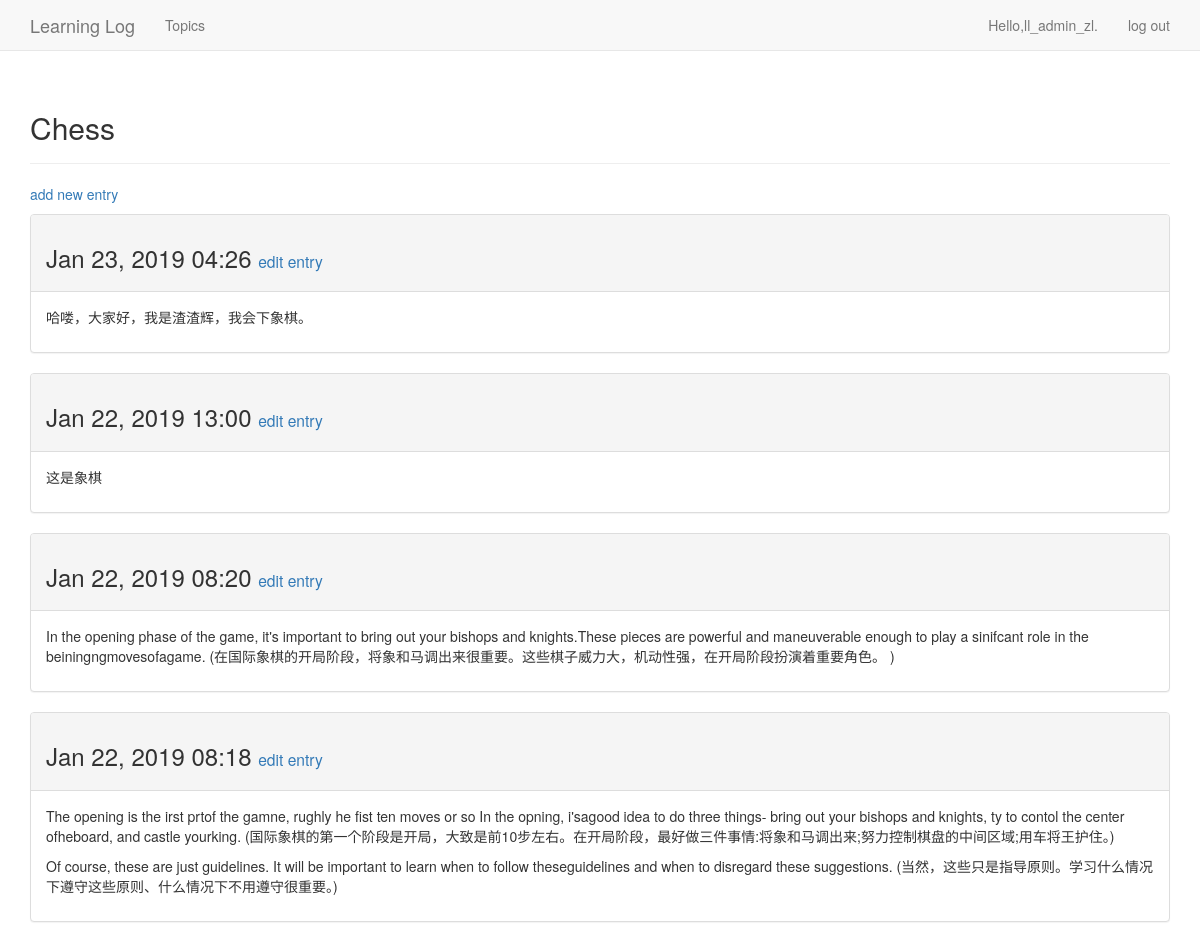
The page /topics/1/ (signed in) on the database its author committed.
### learning_logs/models.py (models this page shows, shortened)
class Topic(models.Model):
    text = models.CharField(max_length=200)
    date_added = models.DateTimeField(auto_now_add=True)
    owner = models.ForeignKey(User, on_delete=models.CASCADE)
    def __str__(self):
        return self.text

class Entry(models.Model):
    topic = models.ForeignKey(Topic, on_delete=models.CASCADE)
    text = models.TextField()
    date_added = models.DateTimeField(auto_now_add=True)
    class Meta:
        verbose_name_plural = 'entries'

### learning_logs/views.py (the view)
# urls.py: re_path(r'^topics/(?P<topic_id>\d+)/', views.topic, name='topic'),
@login_required
def topic(request, topic_id):
    topic = Topic.objects.get(id=topic_id)
    if topic.owner != request.user:
        raise Http404
    entries = topic.entry_set.order_by('-date_added')
    context = {'topic': topic, 'entries': entries}
    return render(request, 'learning_logs/topic.html', context)

### learning_logs/templates/learning_logs/topic.html
{% extends 'learning_logs/base.html' %}
{% block header %}
    <h2>{{ topic }}</h2>
{% endblock header %}
{% block content %}
    <p>
        <a href="{% url 'learning_logs:new_entry' topic.id %}">
        add new entry</a>
    </p>
    {% for entry in entries %}
        <div class="panel panel-default">
            <div class="panel-heading">
                <h3>
                    {{ entry.date_added|date:'M d, Y H:i' }}
                    <small>
                        <a href="{% url 'learning_logs:edit_entry' entry.id %}">
                            edit entry
                        </a>
                    </small>
                </h3>
            </div>
            <div class="panel-body">
                {{ entry.text|linebreaks }}
            </div>
        </div>
    {% empty %}
        There are no entries for this topic yet.
    {% endfor %}
{% endblock content %}

### learning_logs/templates/learning_logs/base.html (shortened to what this page needs)
{% load bootstrap3 %}
<!DOCTYPE html>
<html lang="en">
    <head>
        {% bootstrap_css %}
    </head>
    <body>
        <nav class="navbar navbar-default navbar-static-top">
            <div class="container">
                <div class="navbar-header">
                    <a class="navbar-brand" href="{% url 'learning_logs:index' %}">
                        Learning Log</a>
                </div>
                <div id="navbar" class="navbar-collapse collapsed">
                    <ul class="nav navbar-nav">
                        <li><a href="{% url 'learning_logs:topics' %}">Topics</a> </li>
                    </ul>
                    <ul class="nav navbar-nav navbar-right">
                        {% if user.is_authenticated %}
                            <li><a>Hello,{{ user.username }}.</a></li>
                            <li><a href="{% url 'users:logout' %}">log out</a> </li>
                        {% else %}
                            <li><a href="{% url 'users:register' %}">register</a></li>
                            <li><a href="{% url 'users:login' %}">log in</a></li>
                        {% endif %}
                    </ul>
                </div>
            </div>
        </nav>
        <div class="container">
            <div class="page-header">
                {% block header %}{% endblock header %}
            </div>
            <div>
                {% block content %}{% endblock content %}
            </div>
        </div>
    </body>
</html>

### rows shown on the page
Topic: text "Chess"
Entry: date_added "Jan 23, 2019 04:26", text "哈喽，大家好，我是渣渣辉，我会下象棋。"
Entry: date_added "Jan 22, 2019 13:00", text "这是象棋"
Entry: date_added "Jan 22, 2019 08:20", text "In the opening phase of the game, it's important to bring out your bishops and knights.These pieces are powerful and maneuverable enough to play a sinifcant role in the beiningngmovesofagame. (在国际象棋的开局阶段，将象和马调出来很重要。这些棋子威力大，机动性强，在开局阶段扮演着重要角色。 )"
Entry: date_added "Jan 22, 2019 08:18", text "The opening is the irst prtof the gamne, rughly he fist ten moves or so In the opning, i'sagood idea to do three things- bring out your bishops and knights, ty to contol the center ofheboard, and castle yourking. (国际象棋的第一个阶段是开局，大致是前10步左右。在开局阶段，最好做三件事情:将象和马调出来;努力控制棋盘的中间区域;用车将王护住。) Of course, these are just guidelines. It will be important to learn when to follow theseguidelines and when to disregard these suggestions. (当然，这些只是指导原则。学习什么情况下遵守这些原则、什么情况下不用遵守很重要。)"

### other values the page prints
{{ user.username }} "ll_admin_zl"
